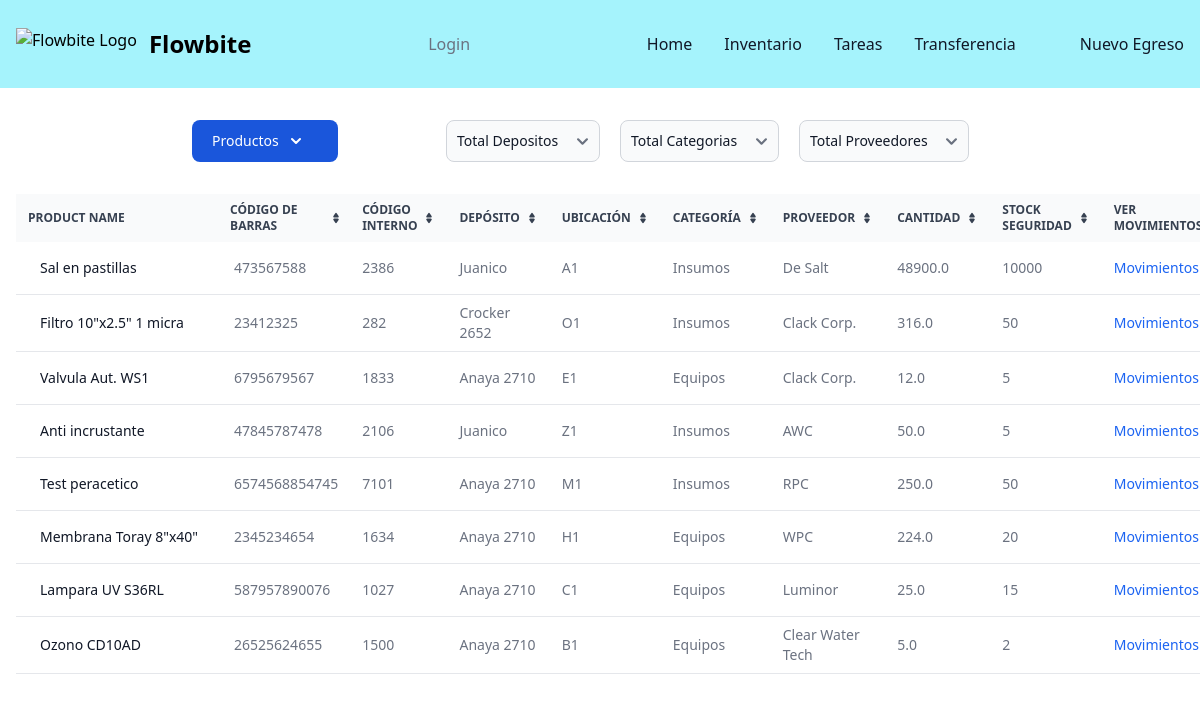
Page /stock/ on the earlier database version.
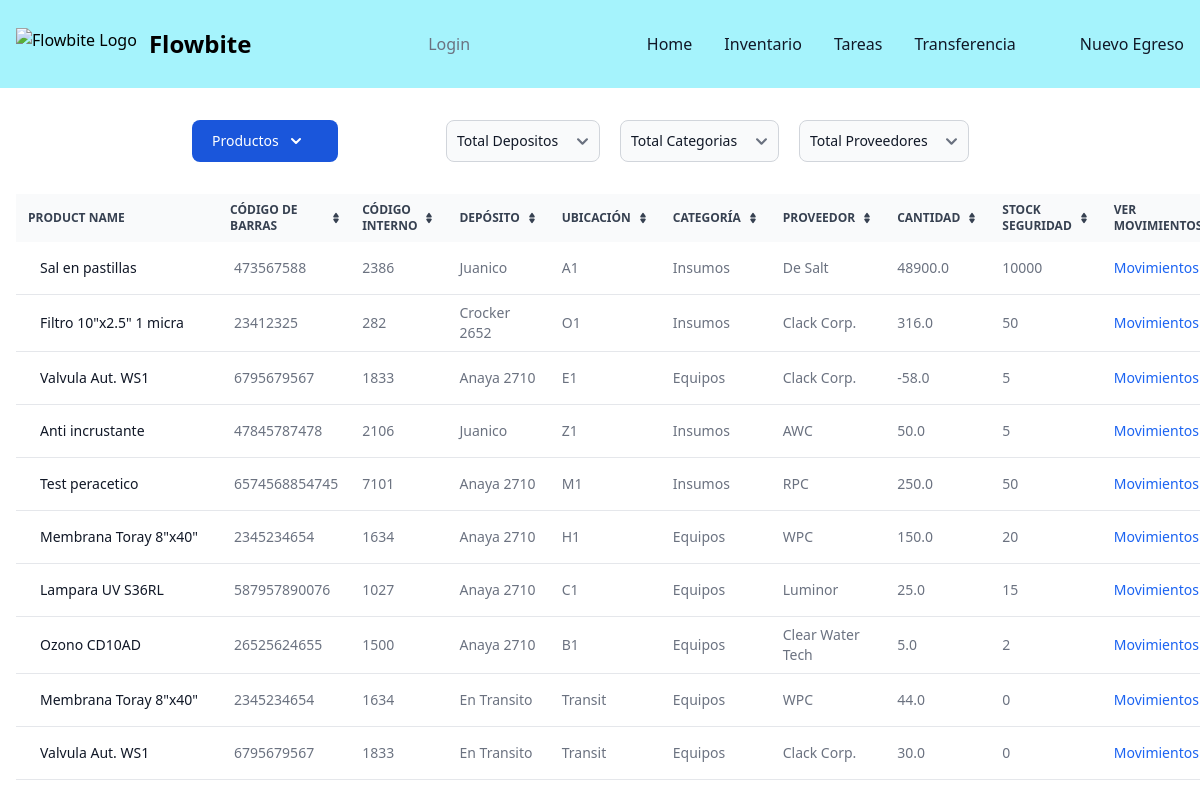
Same page on the later database version.
### filsa/models.py (models this page shows, shortened)
class Product(models.Model):
    CATEGORIES = [('Tubos', 'Tubos'),
                  ('Tornillos', 'Tornillos'),
                  ('Accesorios','Accesorios'),
                  ('Maquinas','Maquinas'),
                  ('Insumos','Insumos')
                  ]
    product_id = models.AutoField(primary_key=True)
    name = models.CharField(max_length=50)
    barcode = models.BigIntegerField(verbose_name=u"Codigo de Barras")
    internalCode = models.BigIntegerField(verbose_name=u"Codigo Interno")
    quantity = models.FloatField()
    category = models.CharField(max_length=20, choices=CATEGORIES, default='Insumos')
    location = models.CharField(max_length=20, default='')
    supplier = models.CharField(max_length=20, default='')
    warehouse = models.ForeignKey(Warehouses, on_delete=models.CASCADE, related_name='warehouse_name')
    deltaQuantity = models.FloatField()
    stockSecurity = models.IntegerField()
    inTransit = models.BooleanField()
    def __str__(self):
        return self.name

class Warehouses(models.Model):
    name = models.CharField(max_length=50)

### filsa/views.py (the view)
# urls.py: path('stock/', StockListView.as_view() , name='stock'),
class StockListView(generic.ListView):
    model = Product
    template_name = 'stock.html'
    print('llega aca con el checkbox')
    def get_context_data(self, *args, **kwargs):
        products_obj = Product.objects.all().values()
        context = super(StockListView, self).get_context_data(*args, **kwargs)
        warehouse = self.request.GET.get('warehouse',None)
        print('warehouse is', warehouse)
        supplier = self.request.GET.get('supplier',None)
        category = self.request.GET.get('category',None)
        if category:
            category_filter = True
            categoryList = [category]
        else:
            categoryList = Product.objects.all().values('category').distinct()
        if supplier:
            supplier_filter = True
            supplierList = [supplier]
        else:
            supplierList = Product.objects.all().values('supplier').distinct()
        if warehouse:
            warehouse = Warehouses.objects.get(name=warehouse)
            warehouseList = Warehouses.objects.get(name=warehouse)
            context.update({'products' : Product.objects.select_related('warehouse').filter(warehouse=warehouse, category ='Insumos')}) #, supplier ='De Salt')
        else:
            warehouseList = Warehouses.objects.all()
        context['products'] = Product.objects.all().select_related('warehouse') #.filter(category__in=categoryList, supplier__in=supplierList)
        print('categoryList', categoryList)
        print('args', args)
        print('kwargs in get_context_data', kwargs)
        context['productList'] = Product.objects.all().values('name').distinct()
        context['categoryList'] = Product.objects.all().values('category').distinct()
        context['supplierList'] = Product.objects.all().values('supplier').distinct()
        context['warehouseList'] = Warehouses.objects.all().values('name').distinct()
        print('context in get_context_data', context)
        return context

### filsa/templatetags/grouptag.py (called while the page is built)
@register.filter
def has_group(user, group_name):
    return user.groups.filter(name=group_name).exists()

### filsa/templates/stock.html (shortened to what the changed rows need)
{% extends '_base.html' %}
{% load static %}
{% block content %}
<div class="w-full px-4 relative overflow-x-auto">
    <table id="productTable" class="py-8 px-4 mx-auto max-w-2xl lg:py-16 text-sm text-left rtl:text-right text-gray-500 dark:text-gray-400">
        <thead class="text-xs text-gray-700 uppercase bg-gray-50 dark:bg-gray-700 dark:text-gray-400">
            <tr>
                <th scope="col" class="px-3 py-2">
                    Product name
                </th>
                <th scope="col" class="px-2 py-2">
                    <div class="flex items-center">
                        Código de Barras
                        <a href="#"></a>
                    </div>
                </th>
                <th scope="col" class="px-3 py-2">
                    <div class="flex items-center">
                        Código Interno
                        <a href="#"></a>
                    </div>
                </th>
                <th scope="col" class="px-3 py-2">
                    <div class="flex items-center">
                        Depósito
                        <a href="#"></a>
                    </div>
                </th>
                <th scope="col" class="px-3 py-2">
                    <div class="flex items-center">
                        Ubicación
                        <a href="#"></a>
                    </div>
                </th>
                <th scope="col" class="px-3 py-2">
                    <div class="flex items-center">
                        Categoría
                        <a href="#"></a>
                    </div>
                </th>
                <th scope="col" class="px-3 py-2">
                    <div class="flex items-center">
                        Proveedor
                        <a href="#"></a>
                    </div>
                </th>
                <th scope="col" class="px-3 py-2">
                    <div class="flex items-center">
                        Cantidad
                        <a href="#"></a>
                    </div>
                </th>
                <th scope="col" class="px-3 py-2">
                    <div class="flex items-center">
                        Stock Seguridad
                        <a href="#"></a>
                    </div>
                </th>
                <th scope="col" class="px-3 py-2">
                    <div class="flex items-center">
                    <span>Ver Movimientos</span>
                </div>
                </th>
            </tr>
        </thead>
        <tbody>
            {% for product in products %}
            <tr class="bg-white border-b dark:bg-gray-800 dark:border-gray-700">
                <th scope="row" class="px-6 py-4 font-medium text-gray-900 whitespace-nowrap dark:text-white">
                    {{product.name}}
                </th>
                <td class="px-3 py-2">
                    {{product.barcode}}
                </td>
                <td class="px-3 py-2">
                    {{product.internalCode}}
                </td>
                <td class="px-3 py-2">
                    {{product.warehouse.name}}
                </td>
                <td class="px-3 py-2">
                    {{product.location}}
                </td>
                <td class="px-3 py-2">
                    {{product.category}}
                </td>
                <td class="px-3 py-2">
                    {{product.supplier}}
                </td>
                <td class="px-3 py-2">
                    {{product.quantity}}
                </td>
                <td class="px-3 py-2">
                    {{product.stockSecurity}}
                </td>
                <td class="px-3 py-2">
                    <a href="{% url 'stockhistory' product_id=product.product_id %}"   class="font-medium text-blue-600 dark:text-blue-500 hover:underline">Movimientos</a>
                </td>
            </tr>
            {% endfor %}
        </tbody>
    </table>
</div>
  {% endblock content %}

Differences in the rows shown:
changed Product (number 3 of 10 on the later page): quantity "12.0" → "-58.0"
changed Product (number 6 of 10 on the later page): quantity "224.0" → "150.0"
added Product: name "Membrana Toray 8\"x40\"", barcode "2345234654", internalCode "1634", warehouse.name "En Transito", location "Transit", category "Equipos", supplier "WPC", quantity "44.0", stockSecurity "0"
added Product: name "Valvula Aut. WS1", barcode "6795679567", internalCode "1833", warehouse.name "En Transito", location "Transit", category "Equipos", supplier "Clack Corp.", quantity "30.0", stockSecurity "0"
